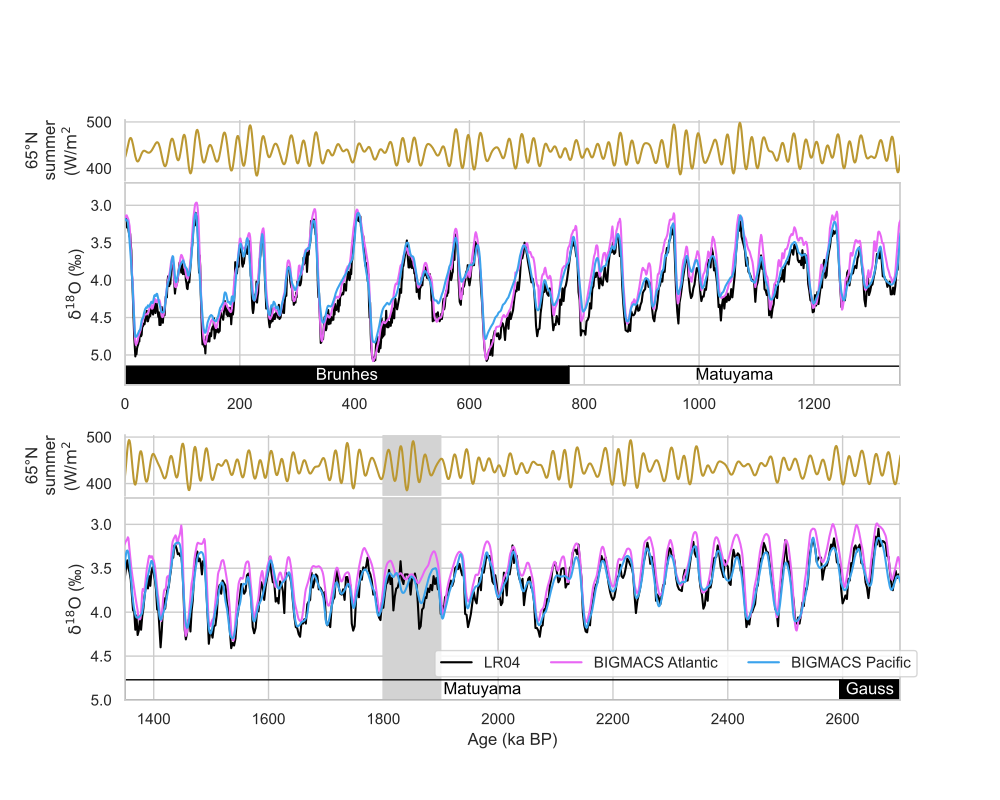

This figure's Python source:
#!/usr/bin/env python3
# -*- coding: utf-8 -*-
"""
Created on Thu Feb 23 15:58:54 2023

@author: zhou
"""

#!/usr/bin/env python3
# -*- coding: utf-8 -*-
"""
Created on Thu Feb 23 15:58:54 2023

@author: zhou
"""

import pandas as pd
import sys
sys.path.append("../../../../../Work/Lorraine/LR04/python")
sys.path.append("../../../../../Work/McManus/Milankovitch/python")
sys.path.append("../../../../../Work/McManus/HMM-Stack-master/python")
import LR04_fetching_func
import Milankovitch_fetching_func
import Probstack_fetching_func
import matplotlib.pyplot as plt
import matplotlib.patches as patches
import seaborn as sns
# import scipy.io
from matplotlib import gridspec

sns.set(font='Arial',palette='husl',style='whitegrid',context='notebook')

stack_1_path = '../../R59_d18O_stack/stack.txt'
stack_1 = pd.read_table(stack_1_path, delimiter=' ')

stack_2_path = '../../R44_d18O_stack/stack.txt'
stack_2 = pd.read_table(stack_2_path, delimiter=' ')

Pacific_stack = pd.concat([stack_1, stack_2])
Pacific_stack = Pacific_stack.groupby('age(kyr)').mean()

stack_1_path = '../../R60_d18O_stack/stack.txt'
stack_1 = pd.read_table(stack_1_path, delimiter=' ')

stack_2_path = '../../R45_d18O_stack/stack.txt'
stack_2 = pd.read_table(stack_2_path, delimiter=' ')

Atlantic_stack = pd.concat([stack_1, stack_2])
Atlantic_stack = Atlantic_stack.groupby('age(kyr)').mean()

LR04 = LR04_fetching_func.fetch_d18O()

insolation = Milankovitch_fetching_func.fetch_65N_summer_insolation()

ProbStack = Probstack_fetching_func.fetch_d18O()

ProbStack_upper = Probstack_fetching_func.fetch_d18O_upper()
ProbStack_lower = Probstack_fetching_func.fetch_d18O_lower()
#%% plot
fig, axes = plt.subplots(4,1, sharex=False, sharey=False)
gs  = gridspec.GridSpec(4, 1, height_ratios=[0.3, 1, 0.3, 1])
axes = [plt.subplot(gs[0]),
        plt.subplot(gs[1]),
        plt.subplot(gs[2]),
        plt.subplot(gs[3])]
# BIAGMACS
axes[1].plot(Atlantic_stack.index, Atlantic_stack['mean(permil)'], label='BIGMACS Atlantic', color='C5',zorder=10)
axes[1].plot(Pacific_stack.index, Pacific_stack['mean(permil)'], label='BIGMACS Pacific', color='C4',zorder=10)
# axes[1].fill_between(stack.index,
#                   stack['mean(permil)']+2*stack['sigma(permil)'],
#                   stack['mean(permil)']-2*stack['sigma(permil)'],
#                   alpha=0.3,
#                   label='BIGMACS 2sigma',
#                   color='C0')
# LR04
axes[1].plot(LR04.index/1000, LR04, label='LRO4', color='k', zorder=1)
# ProbStack
# axes[1].plot(ProbStack.index/1000, ProbStack, label='ProbStack', color='C3', zorder=1, alpha=0.5)
# axes[1].fill_between(ProbStack_upper.index/1000,
#                   ProbStack_upper,
#                   ProbStack_lower,
#                   alpha=0.3,
#                   label='ProbStack 2sigma',
#                   color='C3')
# # LR04
axes[1].set_xlim((0, 1350))
axes[1].set_ylim((2.7, 5.4))
axes[1].invert_yaxis()

axes[1].set_ylabel(u'$\mathrm{\delta}^\mathrm{18}$O (‰)')

# BIGMACS
l2 = axes[3].plot(Atlantic_stack.index, Atlantic_stack['mean(permil)'], label='BIGMACS Atlantic', color='C5',zorder=10)
l3 = axes[3].plot(Pacific_stack.index, Pacific_stack['mean(permil)'], label='BIGMACS Pacific', color='C4',zorder=10)
# axes[3].fill_between(stack.index,
#                   stack['mean(permil)']+2*stack['sigma(permil)'],
#                   stack['mean(permil)']-2*stack['sigma(permil)'],
#                   alpha=0.3,
#                   label='BIGMACS 2sigma',
#                   color='C0')
# LR04
l1 = axes[3].plot(LR04.index/1000, LR04, label='LR04', color='k', zorder=2)
# ProbStack
# l3 = axes[3].plot(ProbStack.index/1000, ProbStack, label='ProbStack', color='C3', zorder=1, alpha=0.5)
# axes[3].fill_between(ProbStack_upper.index/1000,
#                   ProbStack_upper,
#                   ProbStack_lower,
#                   alpha=0.3,
#                   label='ProbStack 2sigma',
#                   color='C3')
axes[3].set_xlim((1350, 2700))
axes[3].set_ylim((2.7, 5))
axes[3].invert_yaxis()
axes[3].axvspan(1800, 1900, color='lightgray')

axes[3].legend(handles=[l1[0], l2[0], l3[0]], ncol=3, loc=[0.4,0.115], fancybox=True, frameon=True)

axes[3].set_ylabel(u'$\mathrm{\delta}^\mathrm{18}$O (‰)')
axes[3].set_xlabel('Age (ka BP)')

fig.set_size_inches(10,8)

#%% draw geomagnetic chrons
# rectangle height
bar_height = 0.25
# rectangle bottom which is the y lower limit
y_lim_bottom = axes[1].get_ylim()[0]
# draw rectangle
axes[1].add_patch(patches.Rectangle((0, y_lim_bottom-bar_height),
                                    773,
                                    bar_height,
                                    facecolor='k',
                                    edgecolor='k'))
# label rectangle
axes[1].text(773/2, y_lim_bottom-bar_height/2, 'Brunhes',
             horizontalalignment='center',
             verticalalignment='center',
             color='w')
# draw rectangle
axes[1].add_patch(patches.Rectangle((773, y_lim_bottom-bar_height),
                                    1350-773,
                                    bar_height,
                                    facecolor='None',
                                    edgecolor='k'))
# label rectangle
axes[1].text((1350+773)/2, y_lim_bottom-bar_height/2, 'Matuyama',
             horizontalalignment='center',
             verticalalignment='center',
             color='k')
y_lim_bottom = axes[3].get_ylim()[0]
bar_height = 0.23 # a shorter bar height cuz plot is broader
# draw rectangle
axes[3].add_patch(patches.Rectangle((1350, y_lim_bottom-bar_height),
                                    2595-1350,
                                    bar_height,
                                    facecolor='None',
                                    edgecolor='k'))
# label rectangle
axes[3].text((2595+1350)/2, y_lim_bottom-bar_height/2, 'Matuyama',
             horizontalalignment='center',
             verticalalignment='center',
             color='k')
# draw rectangle
axes[3].add_patch(patches.Rectangle((2595, y_lim_bottom-bar_height),
                                    2700-2595,
                                    bar_height,
                                    facecolor='k',
                                    edgecolor='k'))
# label rectangle
axes[3].text((2700+2595)/2, y_lim_bottom-bar_height/2, 'Gauss',
              horizontalalignment='center',
              verticalalignment='center',
              color='w')

#%% plot Milankovitch
axes[0].plot(insolation.index, insolation, color='C1')
axes[0].set_xlim((0, 1350))
axes[0].set_ylabel('65°N'
                   '\n'
                   'summer'
                   '\n'
                   r'(W/$\mathrm{m}^\mathrm{2}$')
axes[2].plot(insolation.index, insolation, color='C1')
axes[2].axvspan(1800, 1900, color='lightgray')
axes[2].set_xlim((1350, 2700))
axes[2].set_ylabel('65°N'
                   '\n'
                   'summer'
                   '\n'
                   r'(W/$\mathrm{m}^\mathrm{2}$')
# remove x axis
sns.despine(ax=axes[0], bottom=True)
sns.despine(ax=axes[2], bottom=True)
# remove x axis labels
axes[0].xaxis.set_ticklabels([])
axes[2].xaxis.set_ticklabels([])
# move down
pos = axes[0].get_position()
pos.y0 -= 0.03
pos.y1 -= 0.03
axes[0].set_position(pos)
pos = axes[2].get_position()
pos.y0 -= 0.03
pos.y1 -= 0.03
axes[2].set_position(pos)
# plt.savefig('Stitched_stack_insolation_two_panel.png', dpi=700)
plt.savefig('Stitched_stack_insolation_two_panel_poster.pdf')
